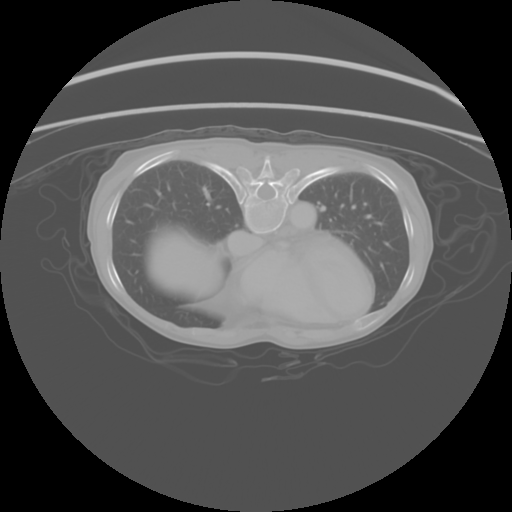
#> input picture script_code_4/data_demo/images/amos_0004_75.png, 512 x 512 px, found by its file name; its folder holds 4 pictures in this run
$ jupyter execute --allow-errors script_dem_2.ipynb
#> lines starting #> are read from the running program, lines starting #| are printed output that depends on the picture; pictures that were not available may be replaced by others from this repository, and a replacement may not be noted
# Train a model for classifying tissue samples into benign vs malign

## Import needed libraries

[cell 1]
import urllib.request
import os
import tarfile
import pandas as pd
import shutil
from sklearn.model_selection import train_test_split
import cv2
import numpy as np
from skimage.feature import hog
from matplotlib import pyplot as plt
from sklearn.metrics import roc_curve, auc

## Get the data ready

### Download the images

[cell 2]
# Download the 56 zip files in Images_png in batches
# URLs for the zip files
links = [
    'https://nihcc.box.com/shared/static/vfk49d74nhbxq3nqjg0900w5nvkorp5c.gz',
    'https://nihcc.box.com/shared/static/i28rlmbvmfjbl8p2n3ril0pptcmcu9d1.gz',
    'https://nihcc.box.com/shared/static/f1t00wrtdk94satdfb9olcolqx20z2jp.gz',
	'https://nihcc.box.com/shared/static/0aowwzs5lhjrceb3qp67ahp0rd1l1etg.gz',
    'https://nihcc.box.com/shared/static/v5e3goj22zr6h8tzualxfsqlqaygfbsn.gz',
	'https://nihcc.box.com/shared/static/asi7ikud9jwnkrnkj99jnpfkjdes7l6l.gz',
	'https://nihcc.box.com/shared/static/jn1b4mw4n6lnh74ovmcjb8y48h8xj07n.gz',
    'https://nihcc.box.com/shared/static/tvpxmn7qyrgl0w8wfh9kqfjskv6nmm1j.gz',
	'https://nihcc.box.com/shared/static/upyy3ml7qdumlgk2rfcvlb9k6gvqq2pj.gz',
	'https://nihcc.box.com/shared/static/l6nilvfa9cg3s28tqv1qc1olm3gnz54p.gz',
	'https://nihcc.box.com/shared/static/hhq8fkdgvcari67vfhs7ppg2w6ni4jze.gz',
	'https://nihcc.box.com/shared/static/ioqwiy20ihqwyr8pf4c24eazhh281pbu.gz'
]


#> (the rest of this cell did not finish here and is left out)

### Define the paths

[cell 3]
# Paths
data_dir = '/home/crisrbarreram/Documents/ccir_demo/imgs/'
csv_path = '/home/crisrbarreram/Documents/ccir_demo/Data_Entry_2017_v2020.csv'
output_dir = '/home/crisrbarreram/Documents/ccir_demo/processed/'
image_dir = '/home/crisrbarreram/Documents/ccir_demo/imgs/images/'

### Unpack the files

[cell 4]
# Unpack all .tar.gz files into individual subdirectories
tar_files = [f for f in os.listdir(data_dir) if f.endswith('.tar.gz')]
for tar_file in tar_files:
    tar_path = os.path.join(data_dir, tar_file)
    subdir = os.path.join(data_dir, tar_file[:-7])  # Create subdirectory based on tar file name
    os.makedirs(subdir, exist_ok=True)
    with tarfile.open(tar_path, 'r:gz') as tar:
        tar.extractall(path=subdir)
    print(f'Unpacked {tar_file} into {subdir}')

[cell 5]
# Create directories for processed data
os.makedirs(os.path.join(output_dir, 'train/normal'), exist_ok=True)
os.makedirs(os.path.join(output_dir, 'train/pneumonia'), exist_ok=True)
os.makedirs(os.path.join(output_dir, 'test/normal'), exist_ok=True)
os.makedirs(os.path.join(output_dir, 'test/pneumonia'), exist_ok=True)

### Load the csv file for identifying the labels for normal vs pneumonia

#> (a cell that did not finish here is left out)

### filter out for Pneumonia vs Normal

#> (a cell that did not finish here is left out)

### Split into train and test

#> (a cell that did not finish here is left out)

### copy images to corresponding folders

[cell 9]
# Function to copy images to their respective directories
def copy_images(df, split):
    for _, row in df.iterrows():
        label = row['label']
        image_path = os.path.join(image_dir, row['Image Index'])
        if os.path.exists(image_path):
            shutil.copy(image_path, os.path.join(output_dir, split, label, row['Image Index']))


# Copy images to train and test directories
#> (the rest of this cell did not finish here and is left out)

## Image preprocessing and HOGs features

### Image preprocessing

[cell 10]
# Image normalization and preprocessing function
def preprocess_image(image):
    image = cv2.resize(image, (128, 128))  # Resize to a fixed size
    image = cv2.equalizeHist(image)  # Histogram equalization
    image = image / 255.0  # Normalize to [0, 1] range
    return image

### HOG descriptor

[cell 11]
# HOG descriptor function
def hog_descriptors(images):
    hog_features = []
    for image in images:
        feature, hog_image = hog(image, visualize=True)
        hog_features.append((feature, hog_image))
    return hog_features

### Load images

[cell 12]
# Load images, convert to grayscale, and preprocess
def load_images(image_dir):
    images = []
    for file_name in os.listdir(image_dir):
        if file_name.endswith('.png'):
            image_path = os.path.join(image_dir, file_name)
            image = cv2.imread(image_path, cv2.IMREAD_GRAYSCALE)
            image = preprocess_image(image)
            images.append(image)
    return np.array(images)

### Load training and testing images

[cell 13]
train_normal_images = load_images(os.path.join(output_dir, 'train/normal'))
#> in load_images, image is the input picture: shape (512, 512); min 0, max 254, mean 81.6
#> in preprocess_image, `image = cv2.resize(image, (128, 128))`:
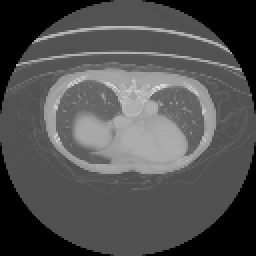
#> image: shape (128, 128) (shown 2 times larger); min 0, max 234, mean 81.6
#> in preprocess_image, `image = cv2.equalizeHist(image)`:
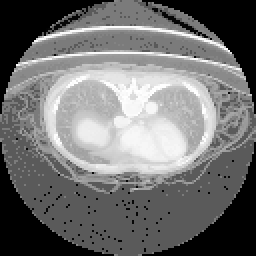
#> image: shape (128, 128) (shown 2 times larger); min 0, max 255, mean 113.7
train_pneumonia_images = load_images(os.path.join(output_dir, 'train/pneumonia'))
test_normal_images = load_images(os.path.join(output_dir, 'test/normal'))
test_pneumonia_images = load_images(os.path.join(output_dir, 'test/pneumonia'))

### Combine images and labels

[cell 14]
train_images = np.concatenate((train_normal_images, train_pneumonia_images))
train_labels = np.concatenate((np.zeros(len(train_normal_images)), np.ones(len(train_pneumonia_images))))
#> train_labels = [0, 1]
test_images = np.concatenate((test_normal_images, test_pneumonia_images))
test_labels = np.concatenate((np.zeros(len(test_normal_images)), np.ones(len(test_pneumonia_images))))
#> test_labels = [0, 1]

### Convert the training images to HOG descriptors

[cell 15]
train_hog_features = hog_descriptors(train_images)
#> the loop in hog_descriptors, `for image in images:` made 2 passes
#> after the loop in hog_descriptors, `for image in images:`: hog_features = 2 items
#> train_hog_features = 2 items
train_hog = np.array([feature for feature, _ in train_hog_features])

### Create a new SVM

[cell 16]
svm = cv2.ml.SVM_create()

### Set the SVM kernel to RBF

[cell 17]
svm.setKernel(cv2.ml.SVM_RBF)
svm.setType(cv2.ml.SVM_C_SVC)
svm.setGamma(0.5)
svm.setC(12)
svm.setTermCriteria((cv2.TERM_CRITERIA_MAX_ITER + cv2.TERM_CRITERIA_EPS, 100, 1e-6))

### Train the SVM on the set of training data

[cell 18]
svm.train(train_hog.astype(np.float32), cv2.ml.ROW_SAMPLE, train_labels.astype(np.int32))
#> Out = True

### Test the SVM

[cell 19]
test_hog_features = hog_descriptors(test_images)
#> the loop in hog_descriptors (call 2), `for image in images:` made 2 passes
#> test_hog_features = 2 items
test_hog = np.array([feature for feature, _ in test_hog_features])
_, test_pred = svm.predict(test_hog.astype(np.float32))
#> test_pred = [1, 1]

### Evaluate the SVM

[cell 20]
accuracy = np.mean(test_pred == test_labels)
#> accuracy = 0.5
print(f'Accuracy: {accuracy * 100:.2f}%')
#| Accuracy: 50.00%

[cell 21]
# Compute the ROC curve and AUC
test_labels_binary = (test_labels == 1).astype(np.int32)  # Convert labels to binary (1 for pneumonia, 0 for normal)
#> test_labels_binary = [0, 1]
test_scores = svm.predict(test_hog.astype(np.float32), flags=cv2.ml.STAT_MODEL_RAW_OUTPUT)[1]
#> test_scores = [0, 0]
fpr, tpr, thresholds = roc_curve(test_labels_binary, test_scores)
#> fpr = [0, 1]; tpr = [0, 1]; thresholds = [inf, 0]
roc_auc = auc(fpr, tpr)
#> roc_auc = 0.5

# Plot the ROC curve
plt.figure()
plt.plot(fpr, tpr, color='darkorange', lw=2, label=f'ROC curve (area = {roc_auc:.2f})')
plt.plot([0, 1], [0, 1], color='navy', lw=2, linestyle='--')
plt.xlim([0.0, 1.0])
plt.ylim([0.0, 1.05])
plt.xlabel('False Positive Rate')
plt.ylabel('True Positive Rate')
plt.title('Receiver Operating Characteristic (ROC) Curve')
plt.legend(loc='lower right')
plt.show()
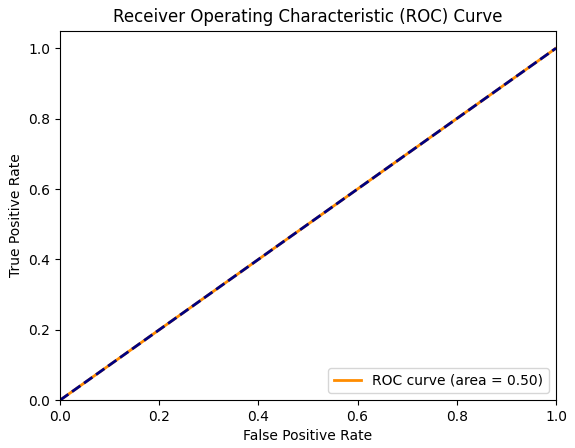
#> figure drawn by matplotlib, 1 panel

### Display some results

[cell 22]
# Display some results
def display_results(images, labels, predictions, hog_images, num_correct=2, num_incorrect=2):
    correct_normal = np.where((predictions == labels) & (labels == 0))[0]
    correct_pneumonia = np.where((predictions == labels) & (labels == 1))[0]
    incorrect_normal = np.where((predictions != labels) & (labels == 0))[0]
    incorrect_pneumonia = np.where((predictions != labels) & (labels == 1))[0]

    # Display correct predictions
    if len(correct_normal) > 0:
        idx = correct_normal[0]
        plt.figure(figsize=(10, 5))
        plt.subplot(1, 2, 1)
        plt.imshow(images[idx], cmap='gray')
        plt.title(f'Correct: Normal')
        plt.subplot(1, 2, 2)
        plt.imshow(hog_images[idx], cmap='gray')
        plt.title('HOG Features')
        plt.show()
    if len(correct_pneumonia) > 0:
        idx = correct_pneumonia[0]
        plt.figure(figsize=(10, 5))
        plt.subplot(1, 2, 1)
        plt.imshow(images[idx], cmap='gray')
        plt.title(f'Correct: Pneumonia')
        plt.subplot(1, 2, 2)
        plt.imshow(hog_images[idx], cmap='gray')
        plt.title('HOG Features')
        plt.show()

    # Display incorrect predictions
    if len(incorrect_normal) > 0:
        idx = incorrect_normal[0]
        plt.figure(figsize=(10, 5))
        plt.subplot(1, 2, 1)
        plt.imshow(images[idx], cmap='gray')
        plt.title(f'Incorrect: Predicted Pneumonia, Actual Normal')
        plt.subplot(1, 2, 2)
        plt.imshow(hog_images[idx], cmap='gray')
        plt.title('HOG Features')
        plt.show()
    if len(incorrect_pneumonia) > 0:
        idx = incorrect_pneumonia[0]
        plt.figure(figsize=(10, 5))
        plt.subplot(1, 2, 1)
        plt.imshow(images[idx], cmap='gray')
        plt.title(f'Incorrect: Predicted Normal, Actual Pneumonia')
        plt.subplot(1, 2, 2)
        plt.imshow(hog_images[idx], cmap='gray')
        plt.title('HOG Features')
        plt.show()

[cell 23]
# Extract HOG images for visualization

[cell 24]
test_hog_images = [hog_image for _, hog_image in test_hog_features]
#> test_hog_images = 2 items

[cell 25]
### Display results

[cell 26]
display_results(test_images, test_labels, test_pred, test_hog_images)
#> in display_results, `correct_normal = np.where((predictions == labels) & (labels == 0))[0]`: correct_normal = empty array
#> in display_results, `correct_pneumonia = np.where((predictions == labels) & (labels == 1))[0]`: correct_pneumonia = [0, 1]
#> in display_results, `incorrect_pneumonia = np.where((predictions != labels) & (labels == 1)..`: incorrect_pneumonia = empty array
#> in display_results, `idx = correct_pneumonia[0]`: idx = 0
#> in display_results, `plt.show()`:
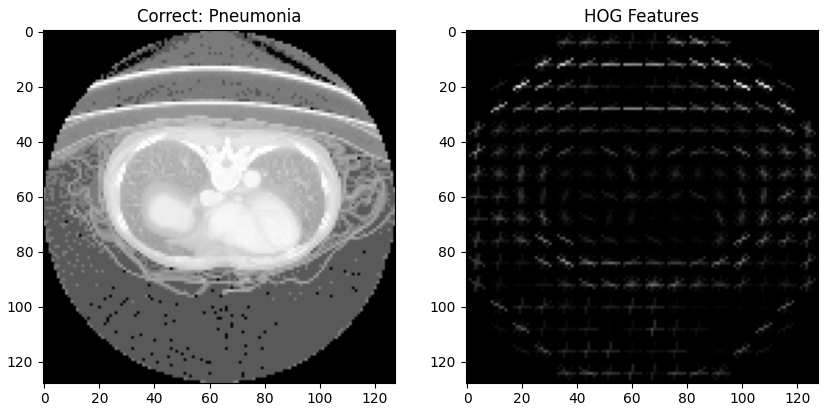
#> figure drawn by matplotlib, 2 panels

$ run again, on script_code_4/data_demo/images/s0619_32.png
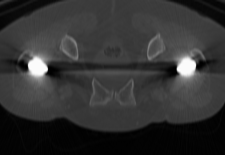
#> input picture script_code_4/data_demo/images/s0619_32.png, 225 x 155 px, found by its file name
#> in load_images, image is the input picture: shape (155, 225); min 0, max 254, mean 50.6
#> in preprocess_image, `image = cv2.equalizeHist(image)`:
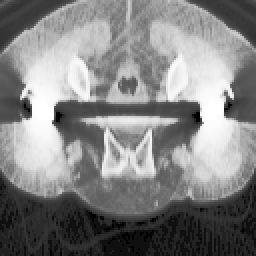
#> image: shape (128, 128) (shown 2 times larger); min 0, max 255, mean 130.9
#> train_labels = [0, 1]
#> the loop in hog_descriptors, `for image in images:` made 2 passes
#> after the loop in hog_descriptors, `for image in images:`: hog_features = 2 items
#> Out = True
#> the loop in hog_descriptors (call 2), `for image in images:` made 2 passes
#> test_hog_features = 2 items
#> test_pred = [1, 1]
#> accuracy = 0.5
#| Accuracy: 50.00%
#> test_labels_binary = [0, 1]
#> test_scores = [0, 0]
#> fpr = [0, 1]; thresholds = [inf, 0]
#> roc_auc = 0.5
#> test_hog_images = 2 items
#> correct_normal = empty array
#> correct_pneumonia = [0, 1]
#> incorrect_pneumonia = empty array
#> idx = 0
#> in display_results, `plt.show()`:
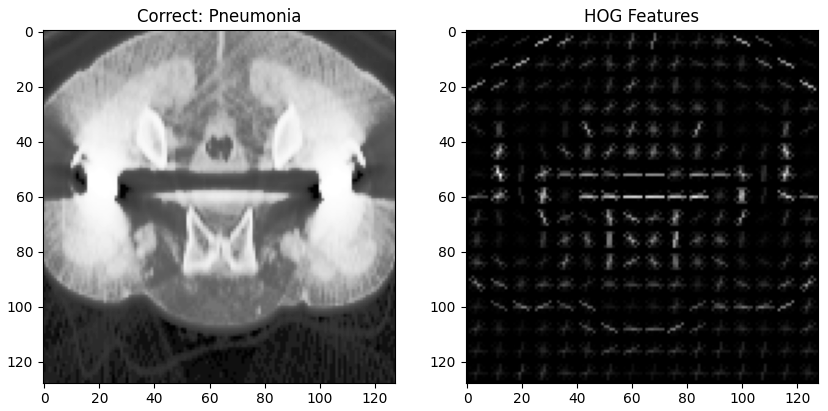
#> figure drawn by matplotlib, 2 panels
